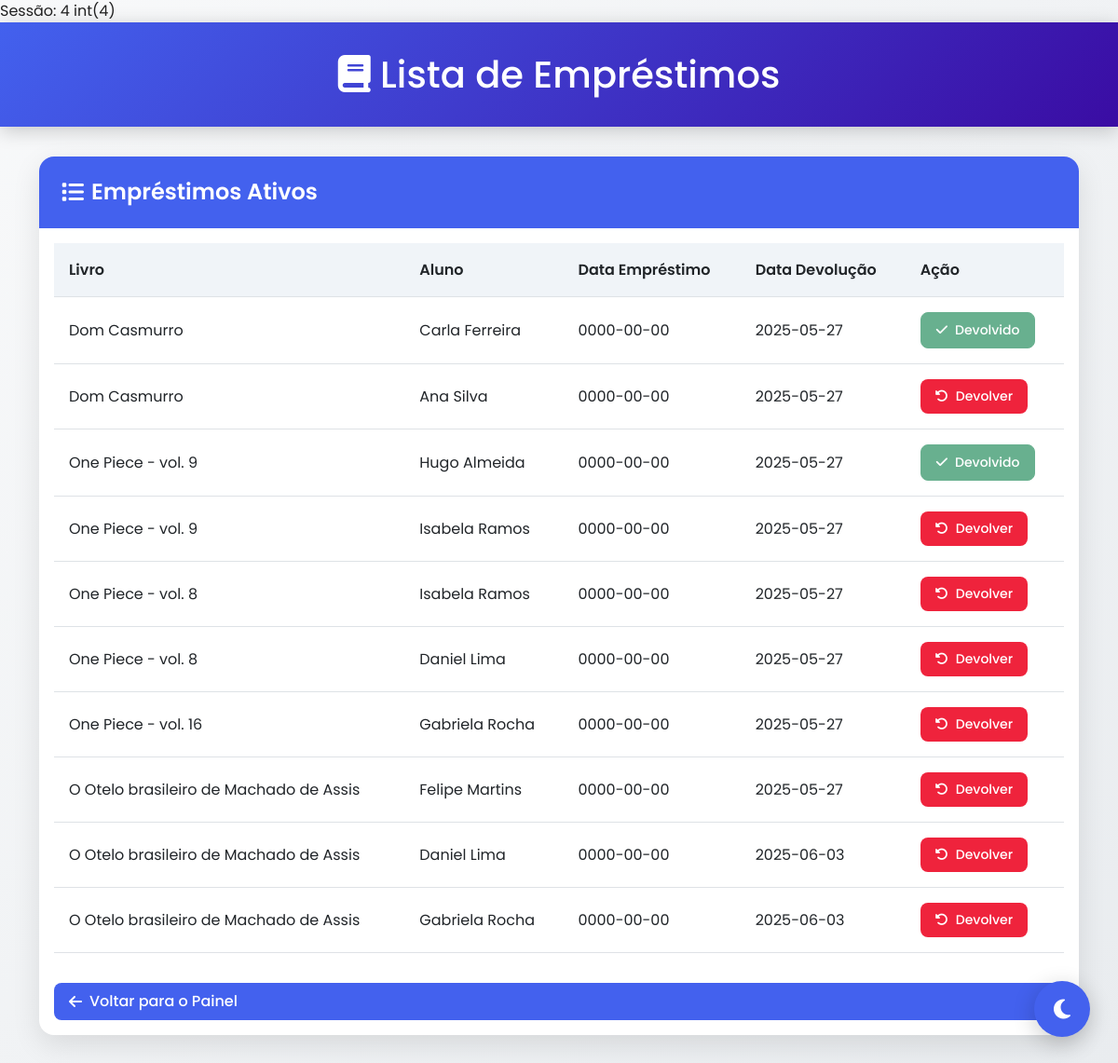
Screenshot of /frontend/listar_emprestimos.php (signed in) with the database file from the repository.
### tables this page shows
CREATE TABLE `emprestimos` (
  `id` int(11) NOT NULL,
  `aluno_id` int(11) DEFAULT NULL,
  `livro_id` int(11) DEFAULT NULL,
  `data_emprestimo` date NOT NULL,
  `data_devolucao` date DEFAULT NULL,
  `devolvido` varchar(50) NOT NULL,
  `professor_id` int(11) DEFAULT NULL
);

CREATE TABLE `livros` (
  `id` int(11) NOT NULL,
  `titulo` varchar(255) NOT NULL,
  `autor` varchar(255) NOT NULL,
  `isbn` varchar(20) NOT NULL,
  `capa_url` varchar(700) DEFAULT NULL,
  `descricao` text DEFAULT NULL,
  `categoria` varchar(100) DEFAULT NULL,
  `ano_publicacao` varchar(4) NOT NULL,
  `genero` varchar(100) NOT NULL,
  `quantidade` int(100) NOT NULL
);

CREATE TABLE `alunos` (
  `id` int(11) NOT NULL,
  `nome` varchar(255) NOT NULL,
  `serie` varchar(50) NOT NULL,
  `email` varchar(255) NOT NULL,
  `senha` varchar(255) NOT NULL,
  `professor_id` int(11) DEFAULT NULL
);

### backend/lista_emprestimos.php (called while the page is built, shortened)
<?php
require '../includes/conn.php';
$professor_id = $_SESSION['professor_id'];
$sql = "SELECT e.id, l.titulo, a.nome, e.data_emprestimo, e.data_devolucao, e.devolvido
        FROM emprestimos e
        JOIN livros l ON e.livro_id = l.id
        JOIN alunos a ON e.aluno_id = a.id
        WHERE e.professor_id = ?";
$stmt = $conn->prepare($sql);
$stmt->bind_param('i', $professor_id);
$stmt->execute();
$result = $stmt->get_result();
?>

### frontend/listar_emprestimos.php (the view, shortened to what this page needs)
<?php
include('../backend/lista_emprestimos.php');
echo "Sessão: " . $_SESSION['professor_id'] . "\n";
var_dump($professor_id);
?>
<!DOCTYPE html>
<html lang="pt" data-theme="light">
<head>
    <link href="https://cdn.jsdelivr.net/npm/bootstrap@5.3.0/dist/css/bootstrap.min.css" rel="stylesheet">
    <link rel="stylesheet" href="https://cdnjs.cloudflare.com/ajax/libs/font-awesome/6.4.2/css/all.min.css">
</head>
<body>
    <button class="theme-toggle" id="themeToggle">
        <i class="fas fa-moon" id="themeIcon"></i>
    </button>
    <div class="dashboard-header text-center">
        <div class="container">
            <h1 class="mb-0">
                <i class="fas fa-book"></i> Lista de Empréstimos
            </h1>
        </div>
    </div>
    <div class="container">
        <div class="card">
            <div class="card-header">
                <h4>
                    <i class="fas fa-list"></i> Empréstimos Ativos
                </h4>
            </div>
            <div class="card-body">
                <table class="table table-hover">
                    <thead>
                        <tr>
                            <th>Livro</th>
                            <th>Aluno</th>
                            <th>Data Empréstimo</th>
                            <th>Data Devolução</th>
                            <th>Ação</th>
                        </tr>
                    </thead>
                    <tbody>
                        <?php if ($result->num_rows > 0): ?>
                            <?php while ($row = $result->fetch_assoc()) { ?>
                                <tr>
                                    <td><?= htmlspecialchars($row['titulo']); ?></td>
                                    <td><?= htmlspecialchars($row['nome']); ?></td>
                                    <td><?= htmlspecialchars($row['data_emprestimo']); ?></td>
                                    <td><?= htmlspecialchars($row['data_devolucao']); ?></td>
                                    <td>
                                        <?php if ($row['devolvido'] === 'Sim') { ?>
                                            <button class="btn btn-success btn-sm" disabled>
                                                <i class="fas fa-check"></i> Devolvido
                                            </button>
                                        <?php } else { ?>
                                            <a href="?devolver_id=<?= (int)$row['id']; ?>" class="btn btn-danger btn-sm" onclick="return confirm('Confirma devolução do livro?');">
                                                <i class="fas fa-undo-alt"></i> Devolver
                                            </a>
                                        <?php } ?>
                                    </td>
                                </tr>
                            <?php } ?>
                        <?php else: ?>
                            <tr>
                                <td colspan="5" class="text-center">Nenhum empréstimo encontrado.</td>
                            </tr>
                        <?php endif; ?>
                    </tbody>
                </table>
                <a href="dashboard.php" class="btn btn-primary w-100 mt-3">
                    <i class="fas fa-arrow-left"></i> Voltar para o Painel
                </a>
            </div>
        </div>
    </div>
</body>
</html>

### frontend/listar_emprestimos.php (style rules this page uses)
:root { --primary-color: #4361ee; --primary-hover: #3a56d4; --secondary-color: #f0f4f8; --text-color: #212121; --card-bg: #ffffff; --body-bg: linear-gradient(135deg, #f8f9fa, #e9ecef); --shadow-color: rgba(0, 0, 0, 0.1); --icon-color: #4361ee; --danger-color: #ef233c; --danger-hover: #d90429; --header-bg: linear-gradient(135deg, #4361ee, #3a0ca3); --stats-card-bg: #ffffff; --quick-action-bg: #edf2fb; --notification-badge: #f72585; --success-color: #4cc9f0; --warning-color: #f8961e; }
body { background: var(--body-bg); font-family: 'Poppins', sans-serif; color: var(--text-color); transition: all 0.5s ease; min-height: 100vh; margin: 0; padding: 0; }
.dashboard-header { background: var(--header-bg); color: white; padding: 2rem 0; margin-bottom: 2rem; box-shadow: 0 4px 20px rgba(0, 0, 0, 0.2); transition: all 0.5s ease; }
.card { border-radius: 16px; box-shadow: 0 10px 30px var(--shadow-color); transition: all 0.4s ease; background-color: var(--card-bg); border: none; margin-bottom: 2rem; overflow: hidden; }
.card-header { background: var(--primary-color); color: white; border-bottom: none; padding: 1.5rem; }
.card-header h4 { margin: 0; font-weight: 600; display: flex; align-items: center; gap: 0.5rem; }
.table { color: var(--text-color); }
.table th { font-weight: 600; border-bottom-width: 1px; padding: 1rem; background-color: var(--secondary-color); }
.table td { padding: 1rem; vertical-align: middle; }
.btn { padding: 0.5rem 1rem; border-radius: 8px; font-weight: 500; transition: all 0.3s ease; display: inline-flex; align-items: center; gap: 0.5rem; }
.btn-danger { background-color: var(--danger-color); border: none; color: white; }
.btn-primary { background-color: var(--primary-color); border: none; color: white; }
.theme-toggle { position: fixed; bottom: 30px; right: 30px; z-index: 1000; width: 60px; height: 60px; border-radius: 50%; background: var(--primary-color); color: white; display: flex; align-items: center; justify-content: center; cursor: pointer; box-shadow: 0 6px 25px rgba(0, 0, 0, 0.2); transition: all 0.5s cubic-bezier(0.175, 0.885, 0.32, 1.275); border: none; outline: none; }
.theme-toggle i { font-size: 1.5rem; transition: all 0.5s ease; }

### rows the page displays
emprestimos: livro.titulo "Dom Casmurro", aluno.nome "Carla Ferreira", data_emprestimo "0000-00-00", data_devolucao "2025-05-27", devolvido "Sim" (drawn)
emprestimos: livro.titulo "Dom Casmurro", aluno.nome "Ana Silva", data_emprestimo "0000-00-00", data_devolucao "2025-05-27"
emprestimos: livro.titulo "One Piece - vol. 9", aluno.nome "Hugo Almeida", data_emprestimo "0000-00-00", data_devolucao "2025-05-27", devolvido "Sim" (drawn)
emprestimos: livro.titulo "One Piece - vol. 9", aluno.nome "Isabela Ramos", data_emprestimo "0000-00-00", data_devolucao "2025-05-27"
emprestimos: livro.titulo "One Piece - vol. 8", aluno.nome "Isabela Ramos", data_emprestimo "0000-00-00", data_devolucao "2025-05-27"
emprestimos: livro.titulo "One Piece - vol. 8", aluno.nome "Daniel Lima", data_emprestimo "0000-00-00", data_devolucao "2025-05-27"
emprestimos: livro.titulo "One Piece - vol. 16", aluno.nome "Gabriela Rocha", data_emprestimo "0000-00-00", data_devolucao "2025-05-27"
emprestimos: livro.titulo "O Otelo brasileiro de Machado de Assis", aluno.nome "Felipe Martins", data_emprestimo "0000-00-00", data_devolucao "2025-05-27"
emprestimos: livro.titulo "O Otelo brasileiro de Machado de Assis", aluno.nome "Daniel Lima", data_emprestimo "0000-00-00", data_devolucao "2025-06-03"
emprestimos: livro.titulo "O Otelo brasileiro de Machado de Assis", aluno.nome "Gabriela Rocha", data_emprestimo "0000-00-00", data_devolucao "2025-06-03"

### other values shown
$_SESSION['professor_id'] "4"
